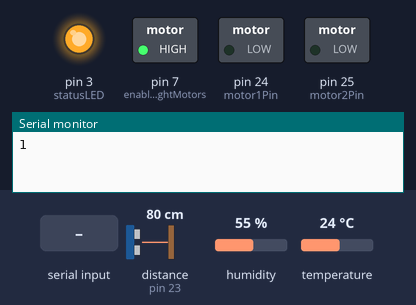
The sketch below on a simulated Arduino Mega 2560, built with avr-gcc and run on an emulated ATmega2560. On the bench: switched loads named in the sketch (green lamp = pin HIGH), output pins drawn as LEDs (lit = HIGH), the last lines printed to the serial monitor. Inputs (shaded band) come from the test bench; at power-on: distance to the obstacle (sensor on pin 23) 80 cm, humidity 55 %, temperature 24 °C. The echo pulse lasts 58.3 µs per cm; pins used as bus, display or sensor lines are not drawn.

Above: at 1.0 s.
1.1 s: byte 1 (1) received over Serial
At 2.3 s:
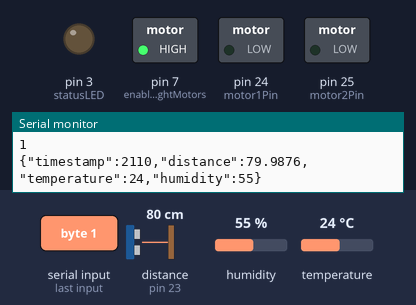
2.6 s: "1" received over Serial
At 4.9 s:
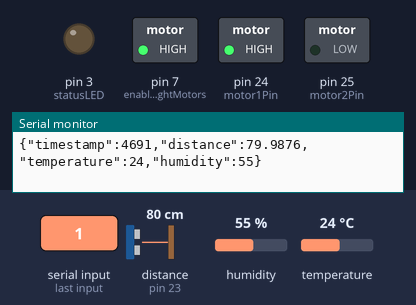
Timing chart, 0 to 6.4 s (numbered marks = the images above; inputs shaded):
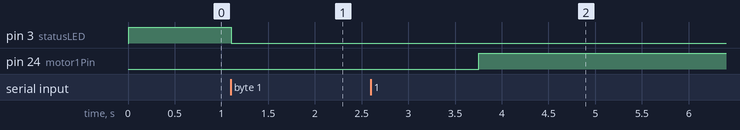

The sketch:

sk_test.ino
```cpp
#include <ArduinoJson.h>
#include <DHT.h>


const int trigPin = 22;
const int echoPin = 23;
const int statusLED = 3;

const int motor1Pin = 24;
const int motor2Pin = 25;
const int enableRightMotors = 7;

const int DHTPin = 2;

DHT dht(DHTPin, DHT22);

StaticJsonDocument<200> doc;

float getDistance(){

  digitalWrite(trigPin, LOW);
  delayMicroseconds(2);
  digitalWrite(trigPin, HIGH);
  delayMicroseconds(10);
  digitalWrite(trigPin, LOW);
  return (pulseIn(echoPin, HIGH) * 0.0343) / 2;    // divided by 2 to take into account just going or coming back, not whole time.
}


void setup() {
  pinMode(trigPin, OUTPUT);
  pinMode(echoPin, INPUT);
  pinMode(statusLED, OUTPUT);

  pinMode(motor1Pin, OUTPUT);
  pinMode(motor2Pin, OUTPUT);
  pinMode(enableRightMotors, OUTPUT);
  digitalWrite(enableRightMotors, HIGH);

  Serial.begin(9600);

  Serial.println(1);

  dht.begin();
  // wait for the DHT to start itself as it takes 55 microseconds
  delayMicroseconds(100);

  float temperature = dht.readTemperature();
  float humidity = dht.readHumidity();

  if (isnan(temperature) || isnan(humidity)){
    while (isnan(temperature) || isnan(humidity)){
      digitalWrite(statusLED, HIGH);
      delay(300);
      digitalWrite(statusLED, LOW);
      delay(300);
      temperature = dht.readTemperature();
      humidity = dht.readHumidity();
    }
  }
  while (true) {
    digitalWrite(statusLED, HIGH);

    if (Serial.available() > 0) {
      int incoming = Serial.read();
      if (incoming == 1) {
        digitalWrite(statusLED, LOW);
        break;
      }
    }
    delay(100);
  }

  delay(1000);

}


void loop(){
  float temperature;
  float humidity;
  float distance;
  int data;

  if (((distance = getDistance()) > 500)){
    distance = getDistance();
  }
  doc.clear();
  doc["timestamp"] = millis();
  doc["distance"] = distance;
  doc["temperature"] = dht.readTemperature();
  doc["humidity"] = dht.readHumidity();
  char jsonString[200];
  unsigned int length = serializeJson(doc, jsonString);


  Serial.println(jsonString);


  if (Serial.available() > 0){
    StaticJsonDocument<200> hostData;
    DeserializationError err = deserializeJson(hostData, Serial);
    if (err){
      return;
    }

    digitalWrite(motor1Pin, HIGH);
    digitalWrite(motor2Pin, LOW);

  }
  delay(300);
}
```

Measured:
- after the input at 1.1 s, pin 3 (statusLED): HIGH → LOW at once
- after the input at 2.6 s, pin 24 (motor1Pin): LOW → HIGH after 1.2 s
